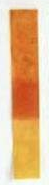
#> input picture code/ph/img/ph7(2).jpg, 49 x 185 px, found by its file name
$ python main.py
#> lines starting #> are read from the running program, lines starting #| are printed output that depends on the picture; after the words box and inside, x2 and y2 are one past the last pixel; in counts of white or black regions, pixels touching at a corner belong together; long printed decimals are rounded
### code/ph/code/img_process_bb.py
# 调库
import cv2
import numpy as np
from matplotlib import pyplot as plt

# 引用其他模块
import main

""" 这一部分是图像预处理的过程，包括灰度化，高斯滤波，高斯模糊，canny边缘提取 """


# 灰度图转换 处理单张照片
def img_gray(img):
    img_gray = cv2.cvtColor(img, cv2.COLOR_RGB2GRAY)
    return img_gray

# 二值化
def img_binary(img):
    ret,img_binary = cv2.threshold(img, 127, 255, cv2.THRESH_BINARY)
    return img_binary


# canny边缘检测
# [7 lines left out: function img_canny, not called in this run]


# 获取 HSI 模型中的色调 H
def get_hsi_h(color):
    B = color[0]
    G = color[1]
    R = color[2]
    CMax = max(R, G, B)
    CMin = min(R, G, B)

    delta = CMax - CMin
    rt_val = 0

    if delta == 0:
        return 0
    elif CMax == R:
        GB = (int(G) - int(B)) / delta
        rt_val = GB * 60
        if G < B:
            rt_val += 360
    elif CMax == G:
        BR = (int(B) - int(R)) / delta
        rt_val = BR * 60 + 120
    elif CMax == B:
        RG = (int(R) - int(G)) / delta
        rt_val = RG * 60 + 240

    return rt_val

# 获取 HSI 模型中的色调 s
# [9 lines left out: function get_hsi_s, not called in this run]


# 中值滤波
def median_filter(image, ksize):
    height, width, channels = image.shape
    filtered_image = np.zeros_like(image)

    padding = ksize // 2

    for y in range(padding, height - padding):
        for x in range(padding, width - padding):
            window = image[y - padding:y + padding + 1, x - padding:x + padding + 1]

            # 分离窗口中的红、绿、蓝通道
            b, g, r = cv2.split(window)

            # 将每个通道的像素值按从小到大排序
            b_sorted = np.sort(b.flatten())
            g_sorted = np.sort(g.flatten())
            r_sorted = np.sort(r.flatten())

            # 计算中值
            b_median = b_sorted[len(b_sorted) // 2] if len(b_sorted) % 2 == 1 else (b_sorted[len(b_sorted) // 2 - 1] + b_sorted[len(b_sorted) // 2]) // 2
            g_median = g_sorted[len(g_sorted) // 2] if len(g_sorted) % 2 == 1 else (g_sorted[len(g_sorted) // 2 - 1] + g_sorted[len(g_sorted) // 2]) // 2
            r_median = r_sorted[len(r_sorted) // 2] if len(r_sorted) % 2 == 1 else (r_sorted[len(r_sorted) // 2 - 1] + r_sorted[len(r_sorted) // 2]) // 2

            # 将中值赋给对应位置的像素点
            filtered_image[y, x] = (b_median, g_median, r_median)

    return filtered_image

### code/ph/code/main.py
# 调库
import cv2
import numpy as np
import matplotlib.pyplot as plt
import math
from PIL import Image, ImageDraw, ImageFont


# 引用其他模块
import ph_color_detect_aa as aa
import img_process_bb as bb

# 全局变量
img_read_path = 'D:\\AllCode\\python\\ph\\img\\'
logo = '-ljf-632109160602'  # 个人logo
# 设置窗口大小
window_width = 300
window_height = 400

phColor = []  # B  G   R        ph
phColor.append([41, 46, 191])     # 1
phColor.append([32, 79, 232])    # 2
phColor.append([35, 79, 226])    # 3
phColor.append([23, 109, 239])   # 4
phColor.append([4, 139, 253])   # 5
phColor.append([0, 178, 255])  # 6
phColor.append([21, 159, 202])  # 7
phColor.append([44, 151, 158])   # 8
phColor.append([45, 112, 115])   # 9
phColor.append([34, 42, 41])     # 10
phColor.append([69, 52, 55])     # 11
phColor.append([69, 52, 61])    # 12
phColor.append([57, 36, 68])    # 13
phColor.append([40, 28, 48])    # 14

# 给H 赋值
H_values = []
# [234 lines left out: functions init_h_values, find_nearest_index, ph_color_detect, calculate_average, draw_image, detect and 1 more, not called in this run]

    detect()
#> in detect, image is the input picture: shape (185, 49, 3); mean B, G, R 143.3, 186.9, 228.8
#> in detect, `image = cv2.resize(image, (120, 220))`:
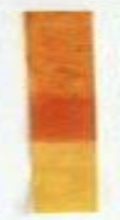
#> image: shape (220, 120, 3); mean B, G, R 143.1, 186.8, 228.6
#| 220 120
#> after the loop in median_filter, `for y in range(padding, height - padding):`:
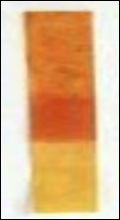
#> filtered_image: shape (220, 120, 3); mean B, G, R 136.9, 180.5, 222.5
#> after the loop in detect, `for x in range(height):`:
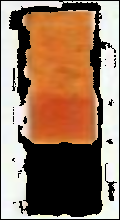
#> image_del_yellow: shape (220, 120, 3); mean B, G, R 95.3, 118, 149.3
#> after the loop in detect, `for x in range(height):`:
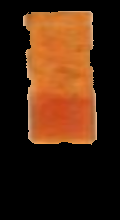
#> image_del_round: shape (220, 120, 3); mean B, G, R 16.6, 37.3, 69
#| 原始长度： 8761
#| 去掉前10%和后10%的元素之后的长度 7009
#| 优化之后的目标区域的平均H分量为： 24.156
#> the loop in detect, `for item in h_values_1:` made 7009 passes
#| 优化之后的目标区域出现频率最高的H值是: 27.273
#| 该试纸的pH值为 4
#> in draw_image, `cv2.putText(image_ph, text, position, font, font_scale, color, thickne..`:
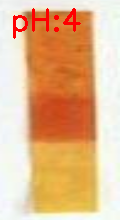
#> image_ph: shape (220, 120, 3); 1.98% of pixels changed, all inside (x1, y1, x2, y2) = (13, 8, 81, 39)
#> in detect, `plt.show()`:
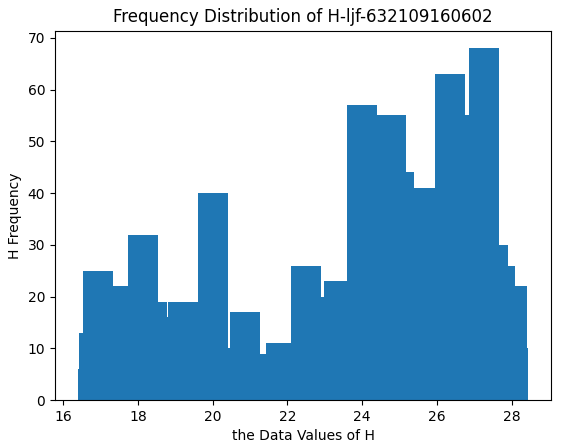
#> figure drawn by matplotlib, 1 panel; tallest bar 68 high, from x = 26.87 to 27.67


    print("over\n")

if __name__=="__main__":
    main()

$ run again, with code/ph/img/ph8.jpg copied over code/ph/img/ph7(2).jpg
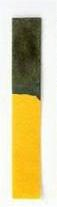
#> input picture code/ph/img/ph8.jpg, 57 x 207 px, found by its file name
#> in detect, image is the input picture: shape (207, 57, 3); mean B, G, R 150.3, 199.3, 211.6
#> image: shape (220, 120, 3)
#| 220 120
#> after the loop in detect, `for x in range(height):`:
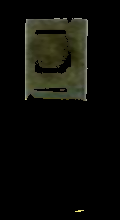
#> image_del_round: shape (220, 120, 3); mean B, G, R 8, 12.4, 12.1
#| 原始长度： 4476
#| 去掉前10%和后10%的元素之后的长度 3582
#| 优化之后的目标区域的平均H分量为： 63.840
#> the loop in detect, `for item in h_values_1:` made 3582 passes
#| 优化之后的目标区域出现频率最高的H值是: 60.0
#| 该试纸的pH值为 9
#> image_ph: shape (220, 120, 3); mean B, G, R 147, 195.8, 213.4
#> in detect, `plt.show()`:
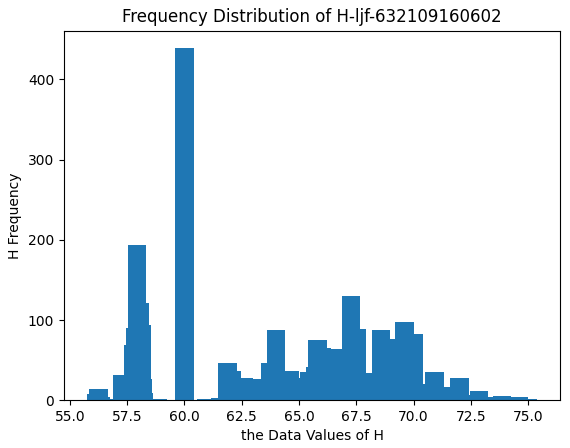
#> figure drawn by matplotlib, 1 panel; tallest bar 439 high, from x = 59.6 to 60.4

$ run again, with code/ph/img/ph10.jpg copied over code/ph/img/ph7(2).jpg
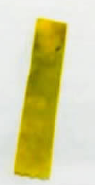
#> input picture code/ph/img/ph10.jpg, 95 x 185 px, found by its file name
#> in detect, image is the input picture: shape (185, 95, 3); mean B, G, R 158.8, 209.1, 213
#> image: shape (220, 120, 3)
#| 220 120
#> after the loop in detect, `for x in range(height):`:
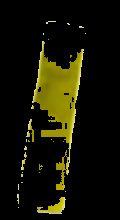
#> image_del_round: shape (220, 120, 3); mean B, G, R 2.6, 20, 21
#| 原始长度： 3394
#| 去掉前10%和后10%的元素之后的长度 2716
#| 优化之后的目标区域的平均H分量为： 56.682
#> the loop in detect, `for item in h_values_1:` made 2716 passes
#| 优化之后的目标区域出现频率最高的H值是: 57.143
#| 该试纸的pH值为 9
#> image_ph: shape (220, 120, 3); mean B, G, R 154.6, 204.2, 213.4
#> in detect, `plt.show()`:
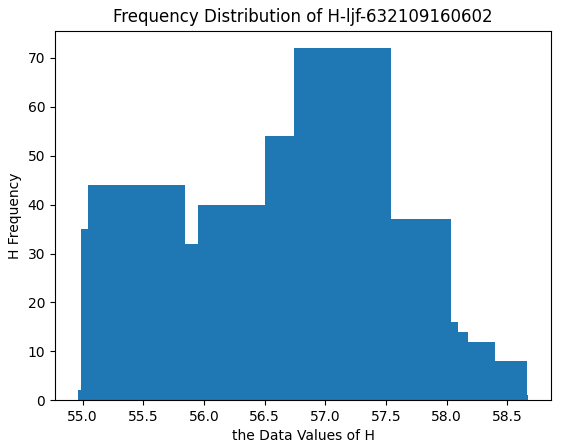
#> figure drawn by matplotlib, 1 panel; tallest bar 72 high, from x = 56.74 to 57.54

$ run again, with code/ph/img/ph11(1).jpg copied over code/ph/img/ph7(2).jpg
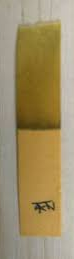
#> input picture code/ph/img/ph11(1).jpg, 74 x 259 px, found by its file name
#> in detect, image is the input picture: shape (259, 74, 3); mean B, G, R 103.4, 143.1, 160
#> image: shape (220, 120, 3)
#| 220 120
#> after the loop in detect, `for x in range(height):`:
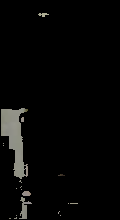
#> image_del_round: shape (220, 120, 3); mean B, G, R 6.2, 6.8, 6.8
#| 原始长度： 1246
#| 去掉前10%和后10%的元素之后的长度 998
#| 优化之后的目标区域的平均H分量为： 60.705
#> the loop in detect, `for item in h_values_1:` made 998 passes
#| 优化之后的目标区域出现频率最高的H值是: 60.0
#| 该试纸的pH值为 9
#> image_ph: shape (220, 120, 3); mean B, G, R 100.7, 139.8, 161.7
#> in detect, `plt.show()`:
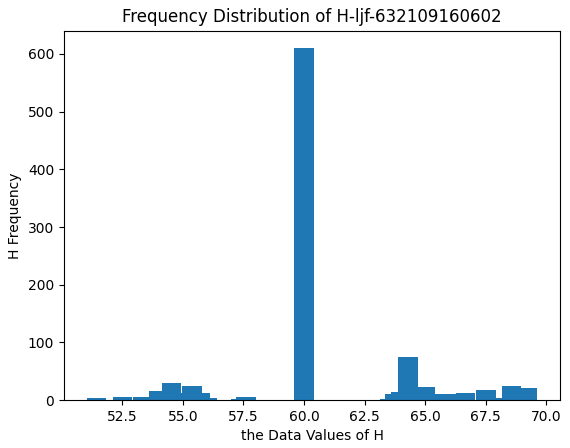
#> figure drawn by matplotlib, 1 panel; tallest bar 610 high, from x = 59.6 to 60.4
